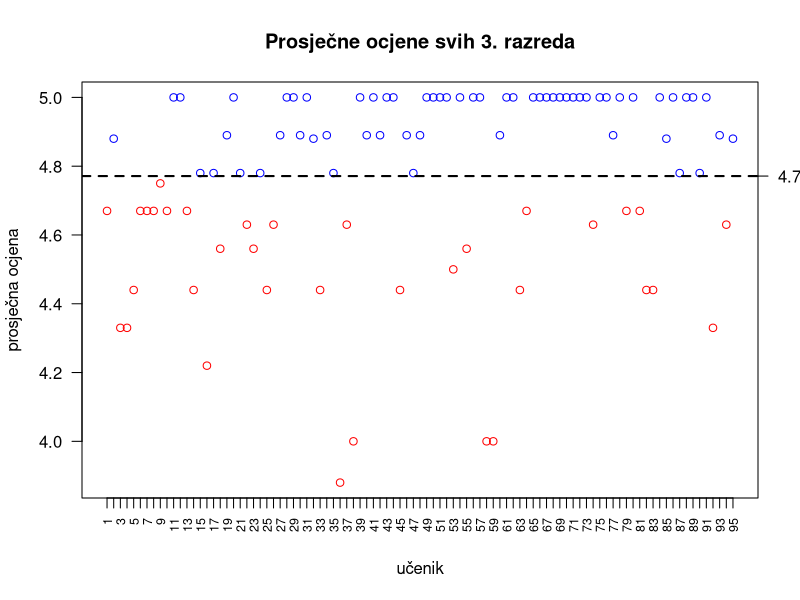
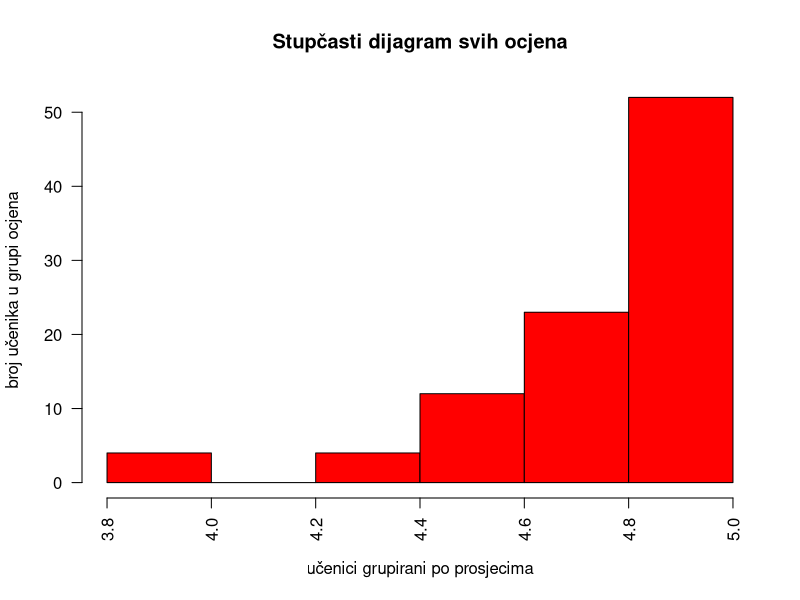
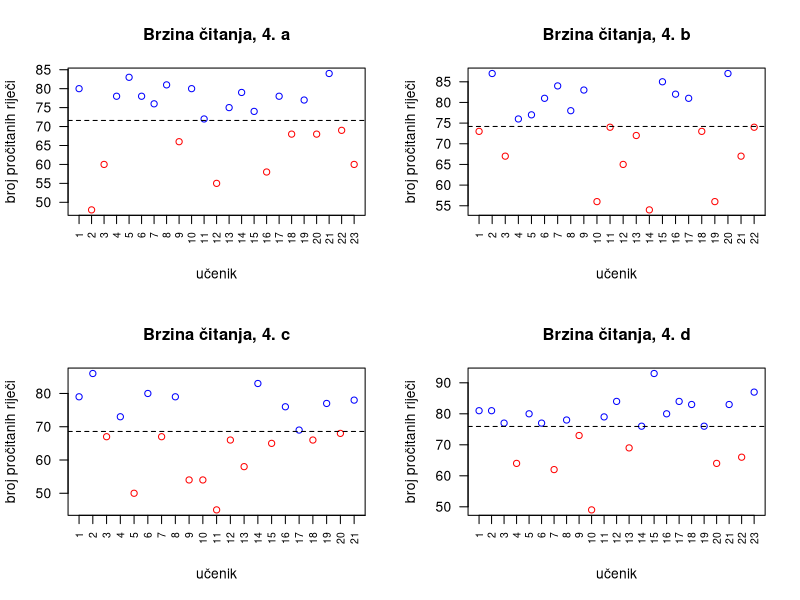
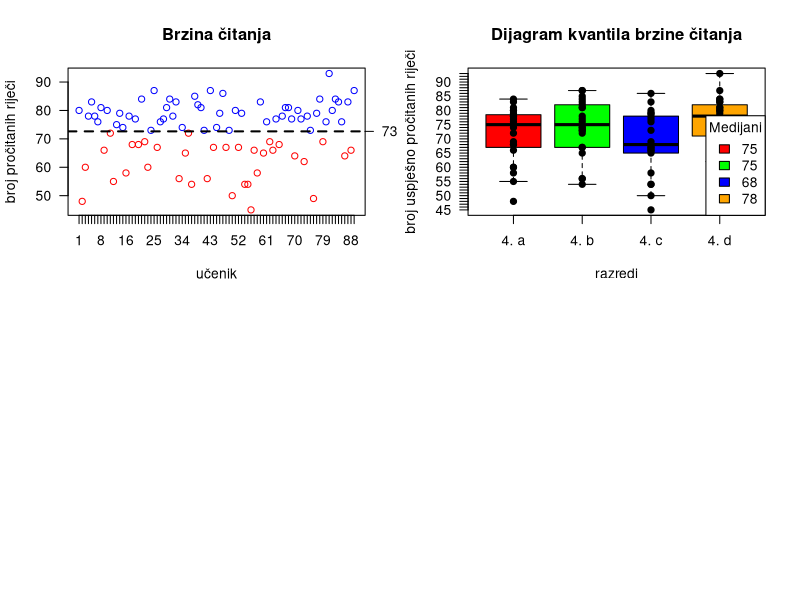
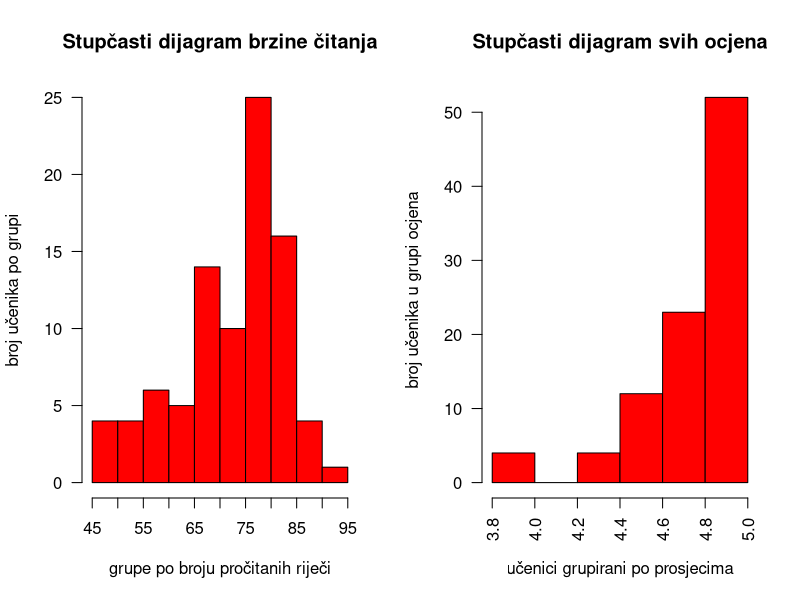
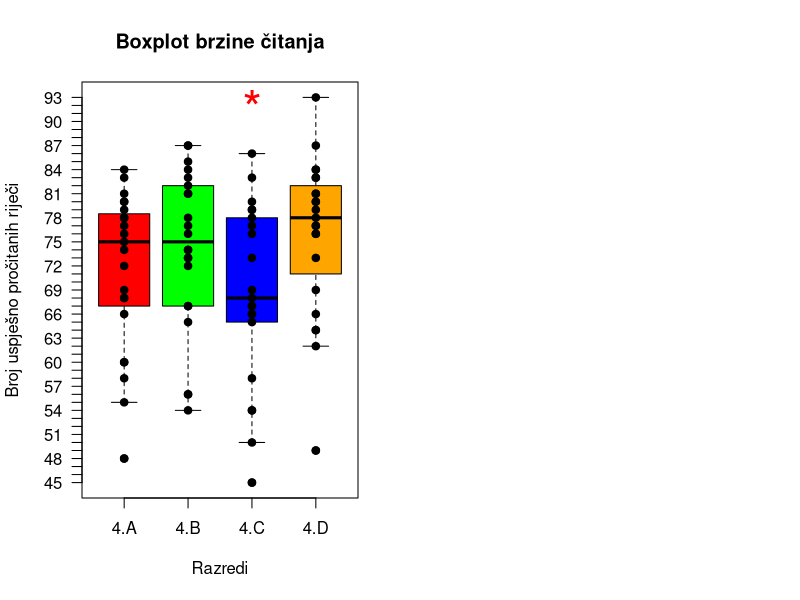
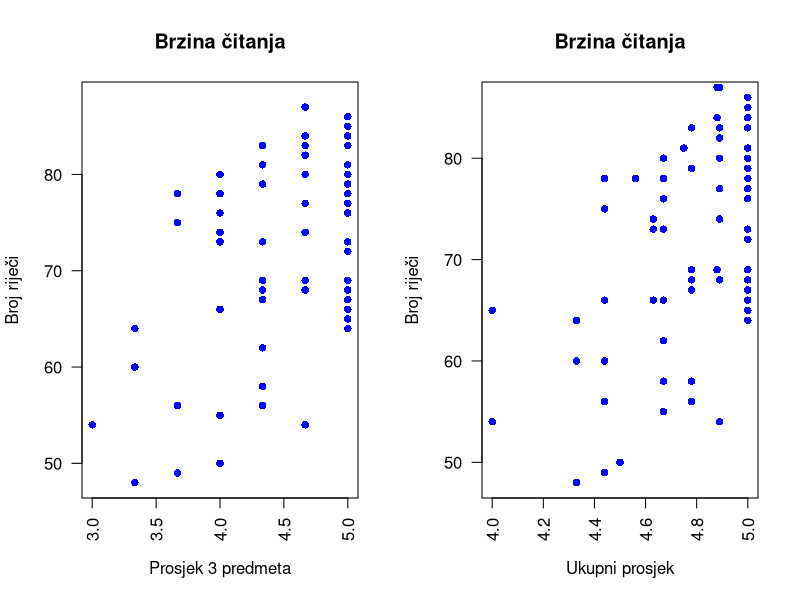
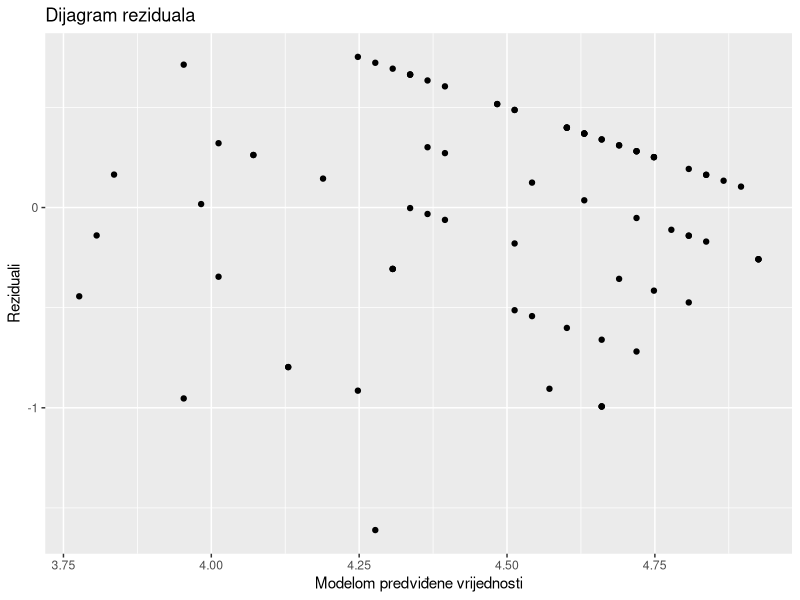

The R script that drew these images, in order:
## ---- chunk 1
knitr::opts_chunk$set(echo = TRUE)
## ---- chunk 2
library(readxl)

# data scrubbing
# učitavanje podataka + izrada tablice svih ocjena

ocjene_a <- read_excel('ocjene/A_ocjene.xls', col_names = TRUE)
ocjene_a$Imena <- gsub("^\\d+\\.\\s+", "", ocjene_a$Imena)

ocjene_b <- read_excel('ocjene/B_ocjene.xls', col_names = TRUE)
ocjene_b$Imena <- gsub("^\\d+\\.\\s+", "", ocjene_b$Imena)  

ocjene_c <- read_excel('ocjene/C_ocjene.xls', col_names = TRUE)
ocjene_c$Imena <- gsub("^\\d+\\.\\s+", "", ocjene_c$Imena)  

ocjene_d <- read_excel('ocjene/D_ocjene.xls', col_names = TRUE)
ocjene_d$Imena <- gsub("^\\d+\\.\\s+", "", ocjene_d$Imena) 
ocjene_d <- ocjene_d[-13, ]
ocjene_d$`Srednja ocjena`<- as.numeric(ocjene_d$`Srednja ocjena`)

ocjene_a <- read_excel('ocjene/A_ocjene.xls', col_names = TRUE)
ocjene_a$Imena <- gsub("^\\d+\\.\\s+", "", ocjene_a$Imena)

ocjene_b <- read_excel('ocjene/B_ocjene.xls', col_names = TRUE)
ocjene_b$Imena <- gsub("^\\d+\\.\\s+", "", ocjene_b$Imena)  

ocjene_c <- read_excel('ocjene/C_ocjene.xls', col_names = TRUE)
ocjene_c$Imena <- gsub("^\\d+\\.\\s+", "", ocjene_c$Imena)  

ocjene_d <- read_excel('ocjene/D_ocjene.xls', col_names = TRUE)
ocjene_d$Imena <- gsub("^\\d+\\.\\s+", "", ocjene_d$Imena) 
ocjene_d <- ocjene_d[-13, ]
ocjene_d$`Srednja ocjena`<- as.numeric(ocjene_d$`Srednja ocjena`)

sve_ocjene <- data.frame(
  
  ID = 1:length(c(
    ocjene_a$Imena[1:24],
    ocjene_b$Imena[1:23],
    ocjene_c$Imena[1:24],
    ocjene_d$Imena[1:23])
  ),
  
  ime = c(
    ocjene_a$Imena[1:24],
    ocjene_b$Imena[1:23],
    ocjene_c$Imena[1:24],
    ocjene_d$Imena[1:23]
  ),
  
  spol = c(
    ocjene_a$Spol[1:24],
    ocjene_b$Spol[1:23],
    ocjene_c$Spol[1:24],
    ocjene_d$Spol[1:23]
    ),
  
  razredi = c(
    rep("3.A", length(ocjene_a$`Srednja ocjena`[1:24] )), 
    rep("3.B", length(ocjene_b$`Srednja ocjena`[1:23] )), 
    rep("3.C", length(ocjene_c$`Srednja ocjena`[1:24] )), 
    rep("3.D", length(ocjene_d$`Srednja ocjena`[1:23] ))
    ),
  
  `Srednja ocjena` = c(
    ocjene_a$`Srednja ocjena`[1:24], 
    ocjene_b$`Srednja ocjena`[1:23], 
    ocjene_c$`Srednja ocjena`[1:24], 
    ocjene_d$`Srednja ocjena`[1:23]
    ),
  
  `Hrvatski jezik` = c(
    ocjene_a$`Hrvatski jezik`[1:24],
    ocjene_b$`Hrvatski jezik`[1:23],
    ocjene_c$`Hrvatski jezik`[1:24],
    ocjene_d$`Hrvatski jezik`[1:23]
    ),
  
  Matematika = c(
    ocjene_a$Matematika[1:24],
    ocjene_b$Matematika[1:23],
    ocjene_c$Matematika[1:24],
    ocjene_d$Matematika[1:23]
    ),
  
  `Priroda i Društvo` = c(
    ocjene_a$`Priroda i društvo`[1:24],
    ocjene_b$`Priroda i društvo`[1:23],
    ocjene_c$`Priroda i društvo`[1:24],
    ocjene_d$`Priroda i društvo`[1:23]
  )
)
## ---- chunk 3
# average grades per class

prosjek_a = mean(ocjene_a$`Srednja ocjena`[1:24])
prosjek_b = mean(ocjene_b$`Srednja ocjena`[1:23])
prosjek_c = mean(ocjene_c$`Srednja ocjena`[1:24])
prosjek_d = mean(ocjene_d$`Srednja ocjena`[1:23])


prosjeci_razreda <- c(prosjek_a, prosjek_b, prosjek_c, prosjek_d)
svi_prosjeci <- c(ocjene_a$`Srednja ocjena`[1:24], ocjene_b$`Srednja ocjena`[1:23], ocjene_c$`Srednja ocjena`[1:24], ocjene_d$`Srednja ocjena`[1:23] )

sve_ocjene2 <- list()
for (i in svi_prosjeci){
  sve_ocjene2 <- append(svi_prosjeci, i, after = 1)
}

## ---- chunk 4

#par(mfrow = c(2, 2), las = 2)

## 3. A
#par(las = 2)
#plot(ocjene_a$`Srednja ocjena`[1:24],
     #main = "Prosječne ocjene 3. a razreda",
     #xlab = "učenik",
     #ylab = "prosječna ocjena",
     #col = ifelse( ocjene_a$`Srednja ocjena` < prosjek_a, 'red', 'blue'),
     #xaxt = 'n'
    #)
#axis( 1, at = c(1:24), cex.axis = 0.75, las = 1)
#abline(h = prosjek_a, col = 'black', lty = 2)  # the dashed line representing avg grade


## 3. B
#par(las = 2)
#plot(ocjene_b$`Srednja ocjena`[1:23],
     #main = "Prosječne ocjene 3. b razreda",
     #xlab = "učenik",
     #ylab = "prosječna ocjena",
     #col = ifelse( ocjene_b$`Srednja ocjena` < prosjek_b, 'red', 'blue'),
     #xaxt = 'n'
    #)
#axis( 1, at = c(1:23), cex.axis = 0.75, las = 1)
#abline(h = prosjek_b, col = 'black', lty = 2)  # the dashed line representing avg grade


## 3. C
#par(las = 2)
#plot(ocjene_c$`Srednja ocjena`[1:24],
     #main = "Prosječne ocjene 3. c razreda",
     #xlab = "učenik",
     #ylab = "prosječna ocjena",
     #col = ifelse( ocjene_c$`Srednja ocjena` < prosjek_c, 'red', 'blue'),
     #xaxt = 'n'
    #)

#axis( 1, at = c(1:24), cex.axis = 0.75, las = 1)
#abline(h = prosjek_c, col = 'black', lty = 2)  # the dashed line representing avg grade


## 3. D
#plot(ocjene_d$`Srednja ocjena`[1:23],
     #main = "Prosječne ocjene 3. d razreda",
     #xlab = "učenik",
     #ylab = "prosječna ocjena",
     #col = ifelse( ocjene_d$`Srednja ocjena` < prosjek_d, 'red', 'blue'),
     #xaxt = 'n'
    #)
#axis( 1, at = c(1:23), cex.axis = 0.75, las = 1)
#abline(h = prosjek_d, col = 'black', lty = 2)  # the dashed line representing avg grade
## ---- chunk 5
########################### SVI RAZREDI ###########################
options(warn=-1)

#windowsFonts(
#  A=windowsFont("Arial Unicode MS")
#)

par(las = 2)
plot(sve_ocjene2,
     main = "Prosječne ocjene svih 3. razreda",
     xlab = "učenik",
     ylab = "prosječna ocjena",
     col = ifelse( sve_ocjene2 < mean(sve_ocjene2), 'red', 'blue'),
     xaxt = 'n'
    )
axis( 1, at = c(1:95), cex.axis = 0.75, las = 2)
axis(side = 4, at = mean(sve_ocjene2), labels = round(mean(sve_ocjene2), 3))
abline(h = mean(sve_ocjene2), col = 'black', lty = 2, lwd = 2)  # the dashed line representing avg grade


hist(sve_ocjene2,
     col = "red",
     main = "Stupčasti dijagram svih ocjena",
     xlab = "učenici grupirani po prosjecima",
     ylab = "broj učenika u grupi ocjena")

#############################################################################################

library(ggplot2)


# Creating a cleaner data frame

data_for_boxplot1 <- data.frame(
  razredi = c(rep("3.A", length(ocjene_a$`Srednja ocjena`)), 
              rep("3.B", length(ocjene_b$`Srednja ocjena`)), 
              rep("3.C", length(ocjene_c$`Srednja ocjena`)), 
              rep("3.D", length(ocjene_d$`Srednja ocjena`))),
  srednja_ocjena = c(ocjene_a$`Srednja ocjena`, 
                  ocjene_b$`Srednja ocjena`, 
                  ocjene_c$`Srednja ocjena`, 
                  ocjene_d$`Srednja ocjena`)
)

# Create a boxplot
#ggplot(data_for_boxplot1, aes(x = razredi, y = srednja_ocjena)) +
  #geom_boxplot(color = "black", fill = "red", alpha = 0.8, outlier.shape = NA) +
  #geom_jitter(color = "black", size = 3, width = 0.2, alpha = 0.8) +
  #labs(title = "Prosječne ocjene", x = "razredi", y = "ocjena") +
  #theme_bw() +
  #theme(axis.text.x = element_text(angle = 0, hjust = 0.5),
        #panel.grid.major = element_blank(),
        #panel.grid.minor = element_blank(),
        #axis.line = element_line(linewidth = 0.5, color = "black")) +
  #scale_y_continuous(limits = c(3.8, 5.2), expand = c(0, 0), breaks = seq(1, 5.2, by = 0.25), minor_breaks = NULL)

## ---- chunk 6

citanje_a <- read_excel('citanje/A_citanje.xlsx', col_names = TRUE)
citanje_a$Ime <- gsub("^\\d+\\.\\s+", "", citanje_a$Ime)

citanje_b <- read_excel('citanje/B_citanje.xlsx', col_names = TRUE)
citanje_b$Ime <- gsub("^\\d+\\.\\s+", "", citanje_b$Ime)

citanje_c <- read_excel('citanje/C_citanje.xlsx', col_names = TRUE)
citanje_c$Ime <- gsub("^\\d+\\.\\s+", "", citanje_c$Ime)

citanje_d <- read_excel('citanje/D_citanje.xlsx', col_names = TRUE)
citanje_d$Ime <- gsub("^\\d+\\.\\s+", "", citanje_d$Ime)


## stvaranje data framea za podatke mjerenja brzine citanja

svi_citanje <- data.frame(
  
  ID = 1:length(c(
    citanje_a$Ime[1:23],
    citanje_b$Ime[1:22],
    citanje_c$Ime[1:21],
    citanje_d$Ime[1:23])
  ),
  
  Ime = c(
    citanje_a$Ime[1:23],
    citanje_b$Ime[1:22],
    citanje_c$Ime[1:21],
    citanje_d$Ime[1:23]
  ),
  
  Prezime = c(
    citanje_a$Prezime[1:23],
    citanje_b$Prezime[1:22],
    citanje_c$Prezime[1:21],
    citanje_d$Prezime[1:23]
    ),
  
  Razred = c(
    rep("3.A", 23), 
    rep("3.B", 22 ), 
    rep("3.C", 21 ), 
    rep("3.D", 23 )
    ),
  
  `Broj riječi` = c(
    citanje_a$`Broj riječi`[1:23],
    citanje_b$`Broj riječi`[1:22],
    citanje_c$`Broj riječi`[1:21],
    citanje_d$`Broj riječi`[1:23]
  )
)


# average words/minute per class

avg_a = mean(citanje_a$`Broj riječi`[1:23])
avg_b = mean(citanje_b$`Broj riječi`[1:22])
avg_c = mean(citanje_c$`Broj riječi`[1:21])
avg_d = mean(citanje_d$`Broj riječi`[1:23])
## ---- chunk 7
# uređivanje svih podataka, spajanje čitanja i pisanja u jedinstvenu tablicu

svi_citanje_filtered <- data.frame( matrix(ncol = ncol(svi_citanje) + 4), nrow = 0 )
colnames(svi_citanje_filtered) <- c("ID", "Ime", "Prezime", "Spol", "Razred", "Broj riječi", "Srednja ocjena", "Matematika", "Hrvatski jezik", "Priroda i društvo")


for (i in 1:89 ) {
  
  for (j in 1:94 ) {
    
    if ( grepl(svi_citanje[i, ]$Ime, sve_ocjene[j, ]$ime) & grepl(svi_citanje[i, ]$Prezime, sve_ocjene[j, ]$ime) ) {
      
      new_row <- data.frame(
        
        ID = svi_citanje[i, ]$ID,
        Ime = svi_citanje[i, ]$Ime,
        Prezime = svi_citanje[i, ]$Prezime,
        Spol = sve_ocjene[j, ]$spol,
        Razred = svi_citanje[i, ]$Razred,
        `Broj riječi` = svi_citanje[i, ]$Broj.riječi,
        `Srednja ocjena` = sve_ocjene[j, ]$Srednja.ocjena,
        Matematika = sve_ocjene[j, ]$Matematika,
        `Hrvatski jezik` = sve_ocjene[j, ]$Hrvatski.jezik,
        `Priroda i društvo` = sve_ocjene[j, ]$Priroda.i.Društvo
      )
      colnames(new_row) <- colnames(svi_citanje_filtered)

      svi_citanje_filtered <- rbind(svi_citanje_filtered, new_row)
    }
  }
  
}
svi_citanje_filtered <- svi_citanje_filtered[-1,]

## ---- chunk 8

par(mfrow = c(2, 2), las = 2)

############################# A RAZRED #############################
par(las = 2)
plot(citanje_a$`Broj riječi`,
     main = "Brzina čitanja, 4. a",
     xlab = "učenik",
     ylab = "broj pročitanih riječi",
     col = ifelse( citanje_a$`Broj riječi` < avg_a , 'red', 'blue'),
     xaxt = 'n'
    )
axis( 1, at = c(1:23), cex.axis = 0.75, las = 2)
abline(h = mean(avg_a), col = 'black', lty = 2)  # the dashed line representing avg grade


############################# B RAZRED #############################

par(las = 2)
plot(citanje_b$`Broj riječi`,
     main = "Brzina čitanja, 4. b",
     xlab = "učenik",
     ylab = "broj pročitanih riječi",
     col = ifelse( citanje_b$`Broj riječi` < avg_b, 'red', 'blue'),
     xaxt = 'n'
    )
axis( 1, at = c(1:23), cex.axis = 0.75, las = 2)
abline(h = mean(avg_b), col = 'black', lty = 2)  # the dashed line representing avg grade



############################# C RAZRED #############################

par(las = 2)
plot(citanje_c$`Broj riječi`,
     main = "Brzina čitanja, 4. c",
     xlab = "učenik",
     ylab = "broj pročitanih riječi",
     col = ifelse( citanje_c$`Broj riječi` < avg_c, 'red', 'blue'),
     xaxt = 'n'
    )
axis( 1, at = c(1:23), cex.axis = 0.75, las = 2)
abline(h = mean(avg_c), col = 'black', lty = 2)  # the dashed line representing avg grade



############################# D RAZRED #############################

par(las = 2)
plot(citanje_d$`Broj riječi`,
     main = "Brzina čitanja, 4. d",
     xlab = "učenik",
     ylab = "broj pročitanih riječi",
     col = ifelse( citanje_d$`Broj riječi` < avg_d, 'red', 'blue'),
     xaxt = 'n'
    )
axis( 1, at = c(1:23), cex.axis = 0.75, las = 2)
abline(h = mean(avg_d), col = 'black', lty = 2)  # the dashed line representing avg grade


## ---- chunk 9

########################### SVI RAZREDI ###########################

par(las = 2)
plot(svi_citanje_filtered$`Broj riječi`,
     main = "Brzina čitanja",
     xlab = "učenik",
     ylab = "broj pročitanih riječi",
     col = ifelse( svi_citanje_filtered$`Broj riječi` < mean(svi_citanje_filtered$`Broj riječi`), 'red', 'blue'),
     xaxt = 'n'
    )
axis( 1, at = c(1:89), las = 1)
axis(side = 4, at = mean(svi_citanje_filtered$`Broj riječi`), labels = round(mean(svi_citanje_filtered$`Broj riječi`), 0) )
abline(h = mean(svi_citanje_filtered$`Broj riječi`), col = 'black', lty = 2, lwd = 2)  # the dashed line representing avg grade


#############################################################################################################

boxplot(citanje_a$`Broj riječi`, citanje_b$`Broj riječi`, citanje_c$`Broj riječi`, citanje_d$`Broj riječi`,
        names = c("4. a", "4. b", "4. c", "4. d" ),
        main = "Dijagram kvantila brzine čitanja",
        xlab = "razredi",
        ylab = "broj uspješno pročitanih riječi",
        yaxt = 'n',
        las = 1,
        col = c("red", "green", "blue", "orange")
        )
axis( 2, at = c(45:93), las = 2)

points(x = rep(1, 23), y = citanje_a$`Broj riječi`, pch = 19)
points(x = rep(2, 22), y = citanje_b$`Broj riječi`, pch = 19)
points(x = rep(3, 21), y = citanje_c$`Broj riječi`, pch = 19)
points(x = rep(4, 23), y = citanje_d$`Broj riječi`, pch = 19)

legend("bottomright",
       legend = sapply(list(citanje_a$`Broj riječi`,
                            citanje_b$`Broj riječi`,
                            citanje_c$`Broj riječi`,
                            citanje_d$`Broj riječi`), median),
       title = "Medijani", fill = c("red", "green", "blue", "orange"),)



#############################################################################################################
## ---- chunk 10

par(mfrow = c(1, 2), las = 2)

hist(svi_citanje_filtered$`Broj riječi`,
     col = 'red',
     main = "Stupčasti dijagram brzine čitanja",
     xlab = "grupe po broju pročitanih riječi",
     ylab = "broj učenika po grupi",
     xaxt = 'n'
     )
axis( 1, at = c(45, 50, 55, 60, 65, 70, 75, 80, 85, 90, 95), las = 1)

hist(sve_ocjene2,
     col = "red",
     main = "Stupčasti dijagram svih ocjena",
     xlab = "učenici grupirani po prosjecima",
     ylab = "broj učenika u grupi ocjena")

## ---- chunk 11
#options(digits = 3)
#sprintf("Medijani su označeni crnim horizontalnim linijama unutar crvenih regija, redom: %d, %d, %d, %d", median(citanje_a$`Broj riječi`), median(citanje_b$`Broj riječi`), median(citanje_c$`Broj riječi`), median(citanje_d$`Broj riječi`) )

#cat("Prvi i treći kvartili su rubovi obojanih 'kutija'.", "\n", "   U slučaju A razreda: ", format(quantile(citanje_a$`Broj riječi`, probs=0.25), digits=2), ", ", format(quantile(citanje_a$`Broj riječi`, probs=0.75), digits=2), "\n")

#cat("Plave točke označuju postignute rezultate učenika. Najmanje i najveće vrijednosti su najniža i najviša točka u svakom od stupaca.", "\n", "   Primjerice, za A razreda minimalna vrijednost je:", min(citanje_a$`Broj riječi`), ", a maksimalna:", max(citanje_a$`Broj riječi`))

## ---- chunk 12
#Valja provjeriti vrijedi li skup pretpostavki koji činimo prije ANOVA testiranja - približna normalnost uzoraka, donja granica broja traženih igrača po svakom uzorku, jednakost varijanci uzoraka (homoskedastičnost), ...

########################################### TESTIRANJE NORMALNOSTI PODATAKA ########################################### 

library(nortest)

#lillie.test(citanje_a$`Broj riječi`)
#lillie.test(citanje_b$`Broj riječi`)
#lillie.test(citanje_c$`Broj riječi`)
#lillie.test(citanje_d$`Broj riječi`)
## ---- chunk 13
# nad sveukupnim podatcima
lillie.test(svi_citanje$Broj.riječi)

## ---- chunk 14
### Budući da se podatci sastoje od samo 4 razreda, nije moguće provesti niti Bartlettov test za homoskedastičnost podataka.

### Valja se okrenuti neparametarskoj inačici analize varijance, točnije Kruskal-Wallisovom 1-faktorskom ANOVA testu:

########################################### KRUSKAL-WALLIS TEST ########################################### 

data_kw <- c(citanje_a$`Broj riječi`, citanje_b$`Broj riječi`, citanje_c$`Broj riječi`, citanje_d$`Broj riječi`)
groups <- rep( c("3.A", "3.B", "3.C", "3.D"), times = c(23, 22, 21, 23) )
kw_result <- kruskal.test(data_kw~groups)


boxplot(citanje_a$`Broj riječi`, citanje_b$`Broj riječi`, citanje_c$`Broj riječi`, citanje_d$`Broj riječi`,
        names = c("4.A", "4.B", "4.C", "4.D" ),
        main = "Boxplot brzine čitanja",
        xlab = "Razredi",
        ylab = "Broj uspješno pročitanih riječi",
        yaxt = 'n',
        las = 1,
        col = c("red", "green", "blue", "orange")
        )
axis( 2, at = c(45:93), las = 2)

points(x = rep(1, 23), y = citanje_a$`Broj riječi`, pch = 19)
points(x = rep(2, 22), y = citanje_b$`Broj riječi`, pch = 19)
points(x = rep(3, 21), y = citanje_c$`Broj riječi`, pch = 19)
points(x = rep(4, 23), y = citanje_d$`Broj riječi`, pch = 19)

# Add significance level to the plot
if (kw_result$p.value < 0.15) {
  text(3, max(data_kw), "*", cex = 3, col = 'red')
}
## ---- chunk 15
kw_result

## ---- chunk 16
x_a <- ocjene_a$`Srednja ocjena`[1:24]
y_a <- citanje_a$`Broj riječi`
cor.test(x_a[-22], y_a, method = "spearman" , exact = FALSE)


x_b <- ocjene_b$`Srednja ocjena`[1:23]
y_b <- citanje_b$`Broj riječi`
#cor.test(x_b[-c(11)], y_b, method = "spearman", exact = FALSE)


x_c <- ocjene_c$`Srednja ocjena`[1:24]
y_c <- citanje_c$`Broj riječi`
#cor.test(x_c[-c(7, 11, 13)], y_c, method = "spearman", exact = FALSE)


x_d <- ocjene_d$`Srednja ocjena`[1:24]
y_d <- citanje_d$`Broj riječi`
#cor.test(x_d[-22], y_d, method = "spearman", exact = FALSE)
cat("\n \t \t \t * * * \n\n ")

## ---- chunk 17
x_populacija <- svi_citanje_filtered$`Srednja ocjena`
y_populacija <- svi_citanje_filtered$`Broj riječi`
cor.test(x_populacija, y_populacija, method = "spearman", exact = FALSE)

## ---- chunk 18

suppressPackageStartupMessages(library(dplyr))


svi_citanje_filtered <- svi_citanje_filtered %>%
  mutate(across(Matematika:`Priroda i društvo`, as.numeric)) %>%
  mutate("Prosjek 3 predmeta" = rowMeans(select(., Matematika :`Priroda i društvo`)))


## ---- chunk 19

#removing the outliers

svi_citanje_filtered_v2 <- subset(svi_citanje_filtered, !(Prezime %in% c("Rajačić", "Vodanović", "Dežman")) )
svi_citanje_filtered_v2 <- subset(svi_citanje_filtered_v2, !(Prezime %in% c("Pustišek")) )
svi_citanje_filtered_v2 <- subset(svi_citanje_filtered_v2, !(Prezime %in% c("Njavro")) )
svi_citanje_filtered_v2 <- subset(svi_citanje_filtered_v2, !(Prezime %in% c("Matijaš", "Bjelić", "Rašić")) )

## ---- chunk 20
x_a <- subset(svi_citanje_filtered_v2, Razred %in% ("3.A") )$`Prosjek 3 predmeta`
y_a <- subset(svi_citanje_filtered_v2, Razred %in% ("3.A") )$`Broj riječi`
#cor.test(x_a, y_a, method = "pearson")


x_b <- subset(svi_citanje_filtered_v2, Razred %in% ("3.B") )$`Prosjek 3 predmeta`
y_b <- subset(svi_citanje_filtered_v2, Razred %in% ("3.B") )$`Broj riječi`
#cor.test(x_b, y_b, method = "pearson")


x_c <- subset(svi_citanje_filtered_v2, Razred %in% ("3.C") )$`Prosjek 3 predmeta`
y_c <- subset(svi_citanje_filtered_v2, Razred %in% ("3.C") )$`Broj riječi`
#cor.test(x_c, y_c, method = "pearson")



x_d <- subset(svi_citanje_filtered_v2, Razred %in% ("3.D") )$`Prosjek 3 predmeta`
y_d <- subset(svi_citanje_filtered_v2, Razred %in% ("3.D") )$`Broj riječi`
#cor.test(x_d, y_d, method = "pearson")


# plot(x_d, y_d, pch = 16, col = "blue", xlab = "Prosjek 3 predmeta", ylab = "Broj riječi", main = "Scatter plot", xlim = c(3, 5), ylim = c(45, 85) )

## ---- chunk 21
x_svi_1 <- svi_citanje_filtered_v2$`Prosjek 3 predmeta`
y_svi_1 <- svi_citanje_filtered_v2$`Broj riječi`

cor.test(x_svi_1, y_svi_1, method = "pearson", exact = FALSE)
## ---- chunk 22
x_svi_2 <- svi_citanje_filtered_v2$`Srednja ocjena`
y_svi_2 <- svi_citanje_filtered_v2$`Broj riječi`

cor.test(x_svi_2, y_svi_2, method = "pearson", exact = FALSE)

## ---- chunk 23
x <- subset(svi_citanje_filtered_v2, Razred %in% c("3.A", "3.B", "3.C") )$`Prosjek 3 predmeta`
y <- subset(svi_citanje_filtered_v2, Razred %in% c("3.A", "3.B", "3.C") )$`Broj riječi`

cor.test(x, y, method = "pearson", exact = FALSE)

## ---- chunk 24
# Create a scatter plot

par(mfrow = c(1, 2))

plot1 <- plot(x_svi_1, y_svi_1, pch = 16, col = "blue", xlab = "Prosjek 3 predmeta", ylab = "Broj riječi", main = "Brzina čitanja", xlim = c(3, 5), ylim = c(48, 88) )

plot2 <- plot(x_svi_2, y_svi_2, pch = 16, col = "blue", xlab = "Ukupni prosjek", ylab = "Broj riječi", main = "Brzina čitanja", xlim = c(4, 5), ylim = c(48, 86) )

# Print both plots side-by-side
#library(gridExtra)
#grid.arrange(plot1, plot2, ncol = 2)

## ---- chunk 25
library(ggplot2)

data_1 <- data.frame(x = x_svi_1, y = y_svi_1)
model1 <- lm(x~y, data = data_1)

data_2 <- data.frame(x = x_svi_2, y = y_svi_2)
model2 <- lm(x~y, data = data_2)
## ---- chunk 26
#------------------------------------------------------------------------------------- residual plot
ggplot(data = data_1, aes(x = predict(model1), y = resid(model1))) +
  geom_point() +
  labs(title = "Dijagram reziduala", x = "Modelom predviđene vrijednosti", y = "Reziduali")


qqnorm(resid(model2), main = "QQ-plot", xlab = "Normalna razdioba kvantila", ylab = "Razdioba kvantila podataka" )
qqline(resid(model2))
#shapiro.test(resid(model2))

#library(car)

#shapiro.test(resid(model1))
#shapiro.test(resid(model2))


#res1 <- resid(model1)
#res2 <- resid(model2)

#plot(fitted(model1), res1)
#abline(0,0)
#plot(fitted(model2), res2)
#abline(0,0)

#qqnorm(resid(model1))
#qqline(resid(model1))
#qqnorm(resid(model2))
#qqline(resid(model2))

#plot(density(res1))
#plot(density(res2))

## ---- chunk 27
#------------------------------------------------------------------------------------- verzija sve ocjene + 2 legende

ggplot(data_2, aes(x = x, y = y)) +
  
  geom_point() +
  
  geom_smooth( aes( color = "pravac: \npozitivna korelacija\nocjena i čitanja" ),
               method = "lm",
               formula = "y ~ x",
               se = FALSE,
               show.legend = TRUE
              ) +
  
  labs(title = "Korelacija glavnih ocjena i brzine čitanja", x = "prosjek svih ocjena", y = "brzina čitanja") +
  
  theme( legend.position = c(.25, .85),
         legend.justification = c("right", "top"),
         legend.box.just = "right",
         legend.margin = margin(6, 6, 6, 6),
         legend.background = element_rect(fill = "transparent")
        ) +
  
  annotate( "text",
            x = 5,
            y = 55,
            label = paste0("y = ", round(model2$coefficients[2],2), "*x + ",round(model2$coefficients[1],2)),
            color = "black",
            hjust = 5,
            vjust = -1,
            size = 3.5
           ) +
  scale_color_manual(name = "Legenda",
                     values = c("pravac: \npozitivna korelacija\nocjena i čitanja" = "red")
                     )


## ---- chunk 28
# testiranje ima li razlike u ocjenama među spolovima i ima li razlike u brzini čitanja među spolovima
####################################################################################### ocjene - spol

m_ocjene <- svi_citanje_filtered[svi_citanje_filtered$Spol == 'm', ]
f_ocjene <- svi_citanje_filtered[svi_citanje_filtered$Spol == 'f', ]


#mean(m_ocjene$Prosjek_3_predmeta)
#mean(f_ocjene$Prosjek_3_predmeta)

test_result <- wilcox.test(m_ocjene$`Srednja ocjena`, f_ocjene$`Srednja ocjena`, alternative = "greater")

test_result


# Create boxplots for each group
boxplot(main = "Odnos ocjena dječaka i djevojčica",
        m_ocjene$`Srednja ocjena`, 
        f_ocjene$`Srednja ocjena`,
        names = c("dječaci", "djevojčice"),
        boxfill = c("orange", "green")
        )

legend("bottomright",
       legend = sapply(list(m_ocjene$`Srednja ocjena`, f_ocjene$`Srednja ocjena`), median),
       title = "Medijani", fill = c("orange", "green"))

# Add significance asterisk to the plot
if(test_result$p.value < 0.05){
  text(1.5, max(c(m_ocjene$Prosjek_3_predmeta, f_ocjene$Prosjek_3_predmeta)), "*", cex = 2)
}
## ---- chunk 29

m_citanje <- svi_citanje_filtered[svi_citanje_filtered$Spol == 'm', ]
f_citanje <- svi_citanje_filtered[svi_citanje_filtered$Spol == 'f', ]

test_result_2 <- wilcox.test(m_citanje$`Broj riječi`, f_citanje$`Broj riječi`)

test_result_2


# Create boxplots for each group
boxplot(main = "Odnos brzine čitanja dječaka i djevojčica",
        m_citanje$`Broj riječi`,
        f_citanje$`Broj riječi`,
        names = c("dječaci", "djevojčice"),
        boxfill = c("orange", "green")
        )

legend("bottomright",
      legend = sapply(list(m_ocjene$`Broj riječi`, f_ocjene$`Broj riječi`), median),
       title = "Medijani", fill = c("orange", "green"))

# Add significance asterisk to the plot
if(test_result_2$p.value < 0.05){
  text(1.5, max(c(m_citanje$`Broj riječi`, f_citanje$`Broj riječi`)), "*", cex = 2)
}
